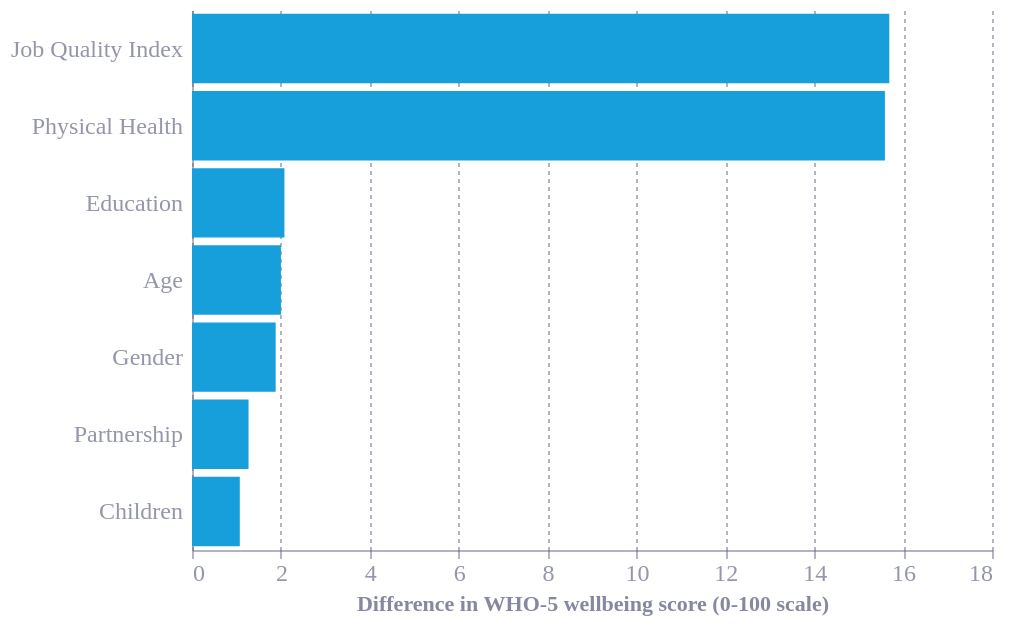

Source (Vega-Lite JSON):
### Vega-Lite specification from a JSON file in a GitHub repository (floating-point values rounded to 4 significant figures)
{"config": {"font": "Circular Std", "text": {"color": "#676A86", "align": "left", "baseline": "middle", "dx": 7, "dy": 0, "fontSize": 11}, "view": {"stroke": null, "continuousWidth": 400, "continuousHeight": 300, "discreteWidth": 400, "discreteHeight": 300}, "range": {"category": ["#36B7B4", "#E6224B", "#F4C245", "#0063AF", "#00A767", "#179FDB", "#EB5C2E"], "diverging": ["#E6224B", "#E54753", "#C9C9C9", "#179FDB", "#122B39"], "heatmap": ["#C9C9C9", "#179FDB", "#0063AF", "#122B39"], "ordinal": ["#00A767", "#36B7B4", "#179FDB", "#0063AF", "#243B5A"]}, "bar": {"color": "#179fdb"}, "line": {"color": "#e6224b"}, "rule": {"color": "#676A86"}, "area": {"opacity": 0.3}, "point": {"filled": true, "size": 80, "color": "#e6224b", "opacity": 0.95}, "geoshape": {"stroke": "white", "strokeWidth": 0.3}, "rect": {"fill": "#d6d4d4", "opacity": 0.3}, "axis": {"labelColor": "#676A86", "labelFontSize": 12, "labelFont": "Circular Std", "labelOpacity": 0.7, "tickColor": "#676A86", "tickOpacity": 0.5, "domainColor": "#676A86", "domainOpacity": 0.5, "gridColor": "#676A86", "gridDash": [2, 2], "gridOpacity": 0.5, "title": null, "titleColor": "#676A86", "titleOpacity": 0.8, "tickSize": 4}, "axisXDiscrete": {"grid": false, "labelAngle": 0, "tickCount": 10, "tickOpacity": 0.5, "title": null}, "axisYDiscrete": {"ticks": false, "labelPadding": 5}, "axisXTemporal": {"grid": false, "ticks": true}, "axisXQuantitative": {"grid": true}, "axisYQuantitative": {"gridColor": "#676A86", "gridDash": [1, 5], "gridOpacity": 0.5, "ticks": false, "labelPadding": 5, "tickCount": 8, "titleAngle": 0, "titleAlign": "left", "titleBaseline": "bottom", "titleX": 0, "titleY": -5}, "title": {"color": "#676A86E6", "subtitleColor": "#676A86", "font": "Circular Std", "subtitleFont": "Circular Std", "anchor": "start", "fontSize": 14, "subtitleFontSize": 12, "subtitlePadding": 4, "offset": 0, "frame": "group"}, "legend": {"titleColor": "#122b39", "title": null, "labelColor": "#122b39", "labelFontSize": 11}, "tooltipFormat": {"numberFormat": ".1f"}}, "encoding": {"y": {"field": "category", "title": null, "type": "nominal", "sort": {"field": "wellbeing_gap", "op": "max", "order": "descending"}}}, "layer": [{"params": [{"name": "hover", "select": {"type": "point", "on": "pointerover"}}], "mark": {"type": "bar", "tooltip": {"expr": ""}}, "encoding": {"tooltip": [{"field": "category", "type": "nominal"}, {"field": "wellbeing_gap", "title": "Estimate", "type": "quantitative"}, {"field": "low", "title": "Low", "type": "quantitative"}, {"field": "high", "title": "High", "type": "quantitative"}], "x": {"field": "wellbeing_gap", "type": "quantitative", "title": "Difference in WHO-5 wellbeing score (0-100 scale)", "scale": {"domain": [0, 18]}}, "opacity": {"condition": {"param": "hover"}, "value": 0.6}}}, {"mark": {"type": "text", "align": "right", "yOffset": -40}, "encoding": {"text": {"field": "label"}, "x": {"value": "width"}, "y": {"value": "height"}}}], "data": {"name": "data-d33b993fa2df22690738c9d14808bc97"}, "height": 270, "resolve": {"scale": {"y": "shared"}}, "width": 400, "$schema": "https://vega.github.io/schema/vega-lite/v6.4.1.json", "datasets": {"data-d33b993fa2df22690738c9d14808bc97": [{"category": "Age", "high": 2.336, "low": 1.706, "wellbeing_gap": 2.001, "note": "median quintile versus bottom decile", "label": ""}, {"category": "Children", "high": 1.43, "low": 0.6617, "wellbeing_gap": 1.075, "note": "no child under 16 versus any children under 16", "label": ""}, {"category": "Education", "high": 2.355, "low": 1.745, "wellbeing_gap": 2.08, "note": "university versus rest", "label": ""}, {"category": "Gender", "high": 2.139, "low": 1.587, "wellbeing_gap": 1.883, "note": "male versus female", "label": ""}, {"category": "Job Quality Index", "high": 16.48, "low": 14.9, "wellbeing_gap": 15.69, "note": "median quintile versus bottom decile", "label": ""}, {"category": "Partnership", "high": 1.627, "low": 0.8784, "wellbeing_gap": 1.272, "note": "partnered versus single", "label": ""}, {"category": "Physical Health", "high": 15.87, "low": 15.24, "wellbeing_gap": 15.59, "note": "good versus poor health", "label": ""}]}}
